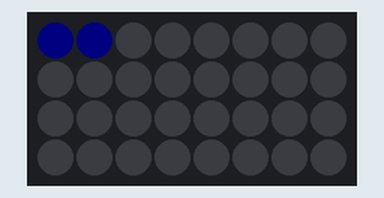
Simulated run of this sketch. Board: Arduino Uno, built with avr-gcc and run on an emulated ATmega328P. Parts: 8×4 RGB LED matrix (first LED top left, wired row by row). Dim RGB values are drawn brighter than linear; random numbers use the default seed unless the sketch sets one.

Above: at 0.1 s.
At 3.6 s:
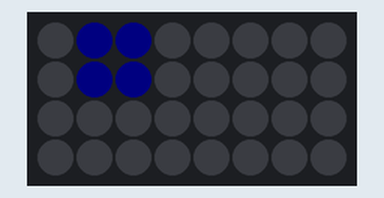
At 6.7 s:
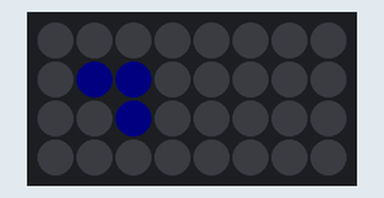
At 14.8 s:
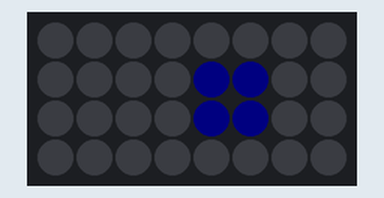
At 20.4 s:
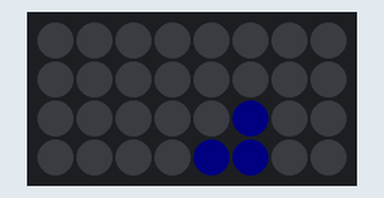
At 21.9 s:
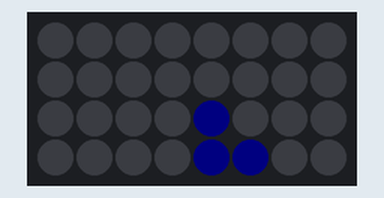

The sketch:

c_slither.ino
```cpp
/**
 * This display is a take on the work game slither.io
 *
 * The work is not allowed to swirm off of the display.  The worm
 * looks for a locaiton on the board if it is against a wall.
 *
 *
 *  Required Libraries:
 *
 *    Use Adafruit NeoMatrix version 1.1.0
 *
 */

// Adafruit_NeoMatrix example for single NeoPixel Shield.
// Scrolls 'Howdy' across the matrix in a portrait (vertical) orientation.

#include <Adafruit_GFX.h>
#include <Adafruit_NeoMatrix.h>
#include <Adafruit_NeoPixel.h>
#ifndef PSTR
 #define PSTR // Make Arduino Due happy
#endif

#define PIN 15

// MATRIX DECLARATION:
// Parameter 1 = width of NeoPixel matrix
// Parameter 2 = height of matrix
// Parameter 3 = pin number (most are valid)
// Parameter 4 = matrix layout flags, add together as needed:
//   NEO_MATRIX_TOP, NEO_MATRIX_BOTTOM, NEO_MATRIX_LEFT, NEO_MATRIX_RIGHT:
//     Position of the FIRST LED in the matrix; pick two, e.g.
//     NEO_MATRIX_TOP + NEO_MATRIX_LEFT for the top-left corner.
//   NEO_MATRIX_ROWS, NEO_MATRIX_COLUMNS: LEDs are arranged in horizontal
//     rows or in vertical columns, respectively; pick one or the other.
//   NEO_MATRIX_PROGRESSIVE, NEO_MATRIX_ZIGZAG: all rows/columns proceed
//     in the same order, or alternate lines reverse direction; pick one.
//   See example below for these values in action.
// Parameter 5 = pixel type flags, add together as needed:
//   NEO_KHZ800  800 KHz bitstream (most NeoPixel products w/WS2812 LEDs)
//   NEO_KHZ400  400 KHz (classic 'v1' (not v2) FLORA pixels, WS2811 drivers)
//   NEO_GRB     Pixels are wired for GRB bitstream (most NeoPixel products)
//   NEO_RGB     Pixels are wired for RGB bitstream (v1 FLORA pixels, not v2)

const int width = 8;
const int height = 4;

// Example for NeoPixel Shield.  In this application we'd like to use it
// as a 5x8 tall matrix, with the USB port positioned at the top of the
// Arduino.  When held that way, the first pixel is at the top right, and
// lines are arranged in columns, progressive order.  The shield uses
// 800 KHz (v2) pixels that expect GRB color data.
Adafruit_NeoMatrix matrix = Adafruit_NeoMatrix(width, height, PIN,
  NEO_MATRIX_TOP     + NEO_MATRIX_LEFT +
  NEO_MATRIX_ROWS + NEO_MATRIX_PROGRESSIVE,
  NEO_GRB            + NEO_KHZ800);

const uint16_t colors[] =
{
  matrix.Color(255, 0, 0), matrix.Color(0, 255, 0), matrix.Color(0, 0, 255)
};

const int wormLength = 5;

/**
 * The elements at worm[0][0] and  worm[0][1] are the (x,y) coordinates of the head of the worm.
 */
int worm [wormLength] [2] = {0};

int validMovesCount;

/**
 * This two dimentional array holds the x,y coordinates for a total of 4 possible move locations; up, down, left, and right.
 */
volatile int validMoves [4][2];

void drawWorm()
{
    // go over each worm segment
    for(int i=0; i<wormLength; i++)
    {
        int x = worm[i][0];
        int y = worm[i][1];

        matrix.drawPixel(x,y, colors[2]);
    }
}

void loop()
{
  matrix.fillScreen(0);

  moveWorm();

  drawWorm();

  matrix.show();

  delay(500);
}

void moveWorm()
{
    for(int i=wormLength-1; i>0; i--)
    {
        worm[i][0] = worm[i-1][0];
        worm[i][1] = worm[i-1][1];
    }

    updateValidMoves();

    int m = random(0, validMovesCount);

    int x = validMoves[m][0];
    int y = validMoves[m][1];

    worm[0][0] = x;
    worm[0][1] = y;
}

void setup()
{
  matrix.begin();

  matrix.setBrightness(5);
}

void updateValidMoves()
{
    int headX = worm[0][0];
    int headY = worm[0][1];

    int i = 0;

    // up
    if(headY > 0)
    {
        validMoves[i][1] = headY - 1;
        validMoves[i][0] = headX;

        i++;
    }

    // down
    if(headY < height-1)
    {
        validMoves[i][1] = headY + 1;
        validMoves[i][0] = headX;

        i++;
    }

    // left
    if(headX > 0)
    {
        validMoves[i][0] = headX - 1;
        validMoves[i][1] = headY;

        i++;
    }

    // right
    if(headX < width-1)
    {
        validMoves[i][0] = headX + 1;
        validMoves[i][1] = headY;

        i++;
    }

    validMovesCount = i;
}
```

Measured:
- what the display in image 1 shows lasts 1.0 s, from 3.6 s to 4.6 s
- what the display in image 4 shows lasts 1.6 s, from 20.3 s to 21.9 s
